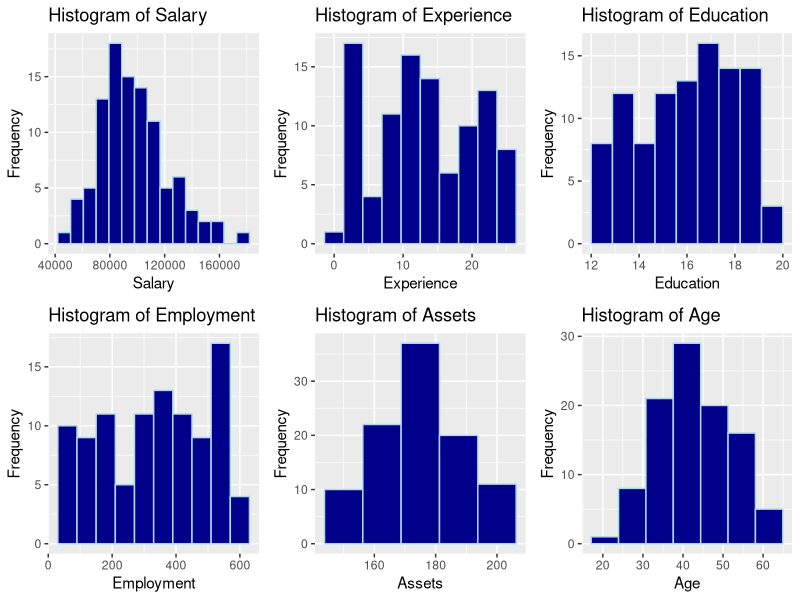
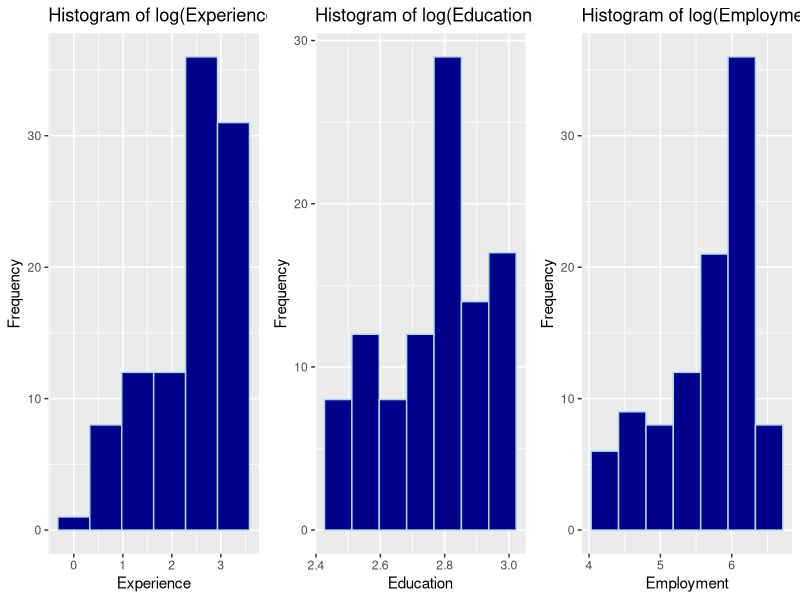
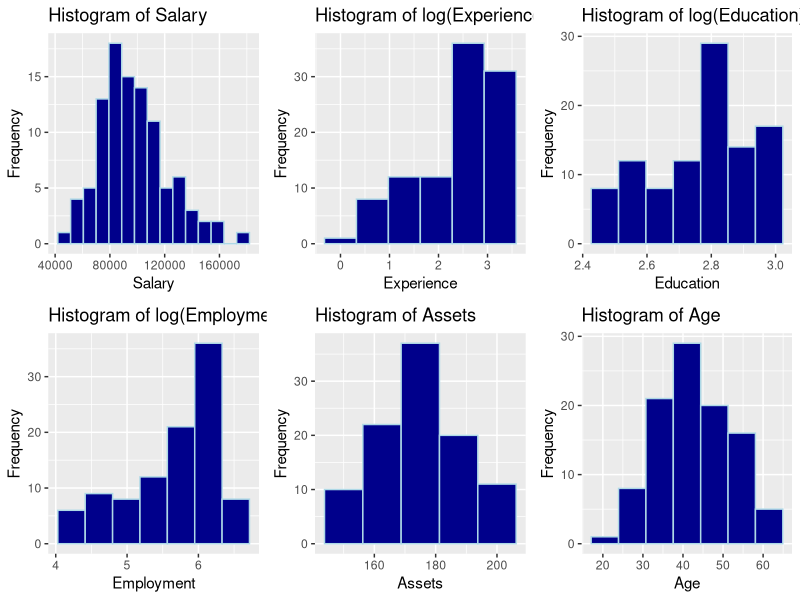
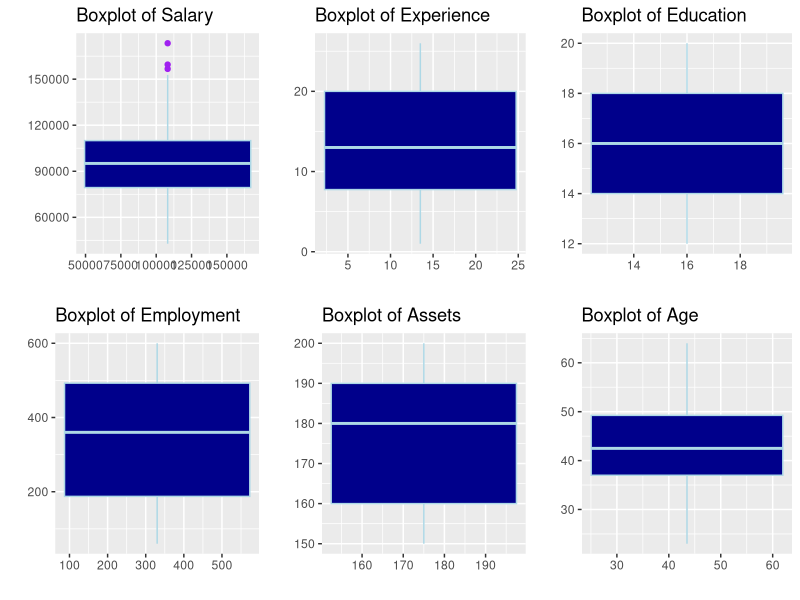
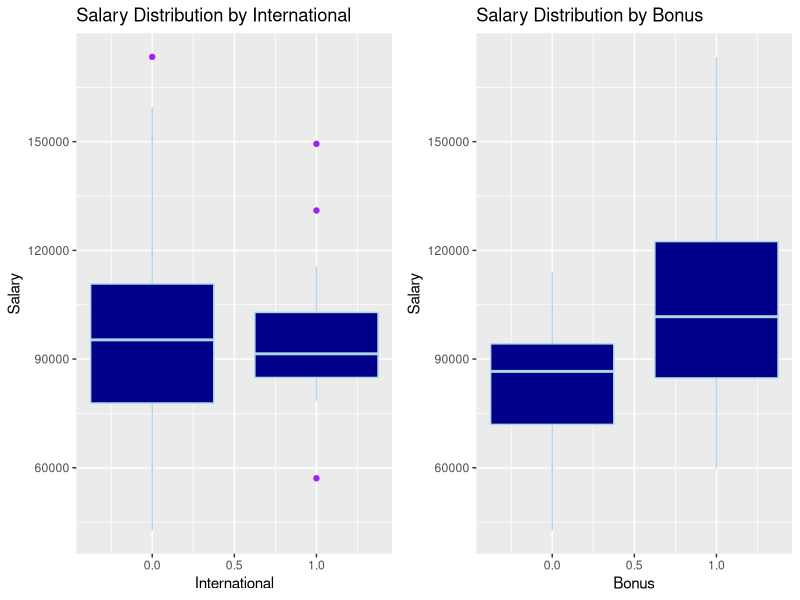

These figures' R source, in order:
setwd("~/Desktop/My_Applications/Guide to Statistical Modeling using R")

# Installing required libraries

library(ggplot2) # Visualization package - built according to Edward Tufte's guidelines
library(gridExtra) # Required to attach plots together

options(digits=4)

# Loading data
dat <- read.csv('./data/Clean_Salaries.csv', header = TRUE)

# Getting an overview of the data

dim(dat) # Size: Rows, Columns
str(dat) # column names, variable types
head(dat) # View first 6 rows of the data
tail(dat) # View the last 6 rows of the data

# Examining the distribution of the quantitative variables

hist1 <- ggplot(dat, aes(Salary)) + 
        geom_histogram(bins = 15, fill = "darkblue", col = "lightblue") + 
        ggtitle("Histogram of Salary") +
        labs(x = "Salary", y = "Frequency")

hist2 <- ggplot(dat, aes(Experience)) + 
        geom_histogram(bins = 10, fill = "darkblue", col = "lightblue") + 
        ggtitle("Histogram of Experience") +
        labs(x = "Experience", y = "Frequency")

hist3 <- ggplot(dat, aes(Education)) + 
        geom_histogram(bins = 10, fill = "darkblue", col = "lightblue") + 
        ggtitle("Histogram of Education") +
        labs(x = "Education", y = "Frequency")

hist4 <- ggplot(dat, aes(Employment)) + 
        geom_histogram(bins = 10, fill = "darkblue", col = "lightblue") + 
        ggtitle("Histogram of Employment") +
        labs(x = "Employment", y = "Frequency")

hist5 <- ggplot(dat, aes(Assets)) + 
        geom_histogram(bins = 5, fill = "darkblue", col = "lightblue") + 
        ggtitle("Histogram of Assets") +
        labs(x = "Assets", y = "Frequency")

hist6 <- ggplot(dat, aes(Age)) + 
        geom_histogram(bins = 7, fill = "darkblue", col = "lightblue") + 
        ggtitle("Histogram of Age") +
        labs(x = "Age", y = "Frequency")

grid.arrange(hist1, hist2, hist3, hist4, hist5, hist6, ncol = 3)

# Experience, Education and Employment variable transformation

hist22 <- ggplot(dat, aes(log(Experience))) + 
        geom_histogram(bins = 6, fill = "darkblue", col = "lightblue") + 
        ggtitle("Histogram of log(Experience)") +
        labs(x = "Experience", y = "Frequency")

hist33 <- ggplot(dat, aes(log(Education))) + 
        geom_histogram(bins = 7, fill = "darkblue", col = "lightblue") + 
        ggtitle("Histogram of log(Education)") +
        labs(x = "Education", y = "Frequency")

hist44 <- ggplot(dat, aes(log(Employment))) + 
        geom_histogram(bins = 7, fill = "darkblue", col = "lightblue") + 
        ggtitle("Histogram of log(Employment)") +
        labs(x = "Employment", y = "Frequency")

grid.arrange(hist22, hist33, hist44, ncol = 3)

grid.arrange(hist1, hist22, hist33, hist44, hist5, hist6, ncol = 3)

# Outliers Detection

box1 <- ggplot(dat, aes(Salary, group = 1)) + 
        geom_boxplot(aes(y=Salary), fill = "darkblue", col = "lightblue", outlier.colour = "purple") + 
        ggtitle("Boxplot of Salary") +
        labs(x= "", y = "")

box2 <- ggplot(dat, aes(Experience, group = 1)) + 
        geom_boxplot(aes(y=Experience), fill = "darkblue", col = "lightblue", outlier.colour = "purple") + 
        ggtitle("Boxplot of Experience") +
        labs(x= "", y = "")

box3 <- ggplot(dat, aes(Education, group = 1)) + 
        geom_boxplot(aes(y=Education), fill = "darkblue", col = "lightblue", outlier.colour = "purple") + 
        ggtitle("Boxplot of Education") +
        labs(x= "", y = "")

box4 <- ggplot(dat, aes(Employment, group = 1)) + 
        geom_boxplot(aes(y=Employment), fill = "darkblue", col = "lightblue", outlier.colour = "purple") + 
        ggtitle("Boxplot of Employment") +
        labs(x= "", y = "")

box5 <- ggplot(dat, aes(Assets, group = 1)) + 
        geom_boxplot(aes(y=Assets), fill = "darkblue", col = "lightblue", outlier.colour = "purple") + 
        ggtitle("Boxplot of Assets") +
        labs(x= "", y = "")

box6 <- ggplot(dat, aes(Age, group = 1)) + 
        geom_boxplot(aes(y=Age), fill = "darkblue", col = "lightblue", outlier.colour = "purple") + 
        ggtitle("Boxplot of Age") +
        labs(x= "", y = "")

grid.arrange(box1, box2, box3, box4, box5, box6, ncol = 3)

boxintern <- ggplot(dat, aes(group = International)) + 
        geom_boxplot(aes(y = Salary, x = International), fill = "darkblue", col = "lightblue", outlier.color = "purple") +
        ggtitle('Salary Distribution by International')


boxsalbonus <- ggplot(dat, aes(group = Bonus)) + 
        geom_boxplot(aes(y = Salary, x = Bonus), fill = "darkblue", col = "lightblue", outlier.color = "purple") +
        ggtitle('Salary Distribution by Bonus')


grid.arrange(boxintern, boxsalbonus, ncol = 2)
